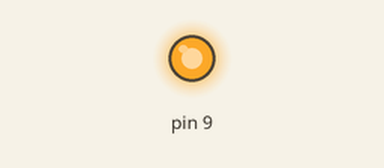
The sketch below on a simulated Arduino Uno, built with avr-gcc and run on an emulated ATmega328P. On the bench: output pins drawn as LEDs (lit = HIGH).

Above: at 0.05 s.
At 0.6 s:
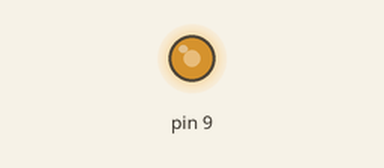
At 1.15 s:
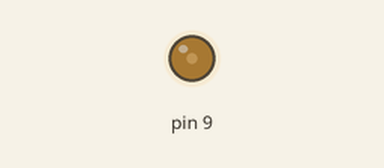
At 2.3 s:
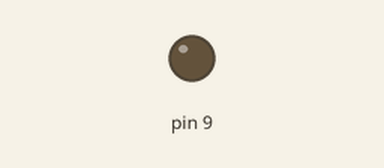
Timing chart, 0 to 5.3 s (numbered marks = the images above):
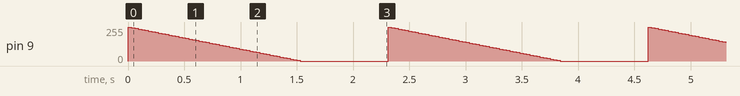

Measured:
- by itself, pin 9: ramps from 255/255 to 0/255 and jumps back, once every 2.3 s

The sketch:

Kramer_Lab14_Check.ino
```cpp
void setup() {
}

void loop() {
  for(int i = 255; i>= 0; i -= 5){
    analogWrite(9, i);
    delay(30);
  }
  //wait for 3/4 second and repeat this loop
  delay(750);
}
```
